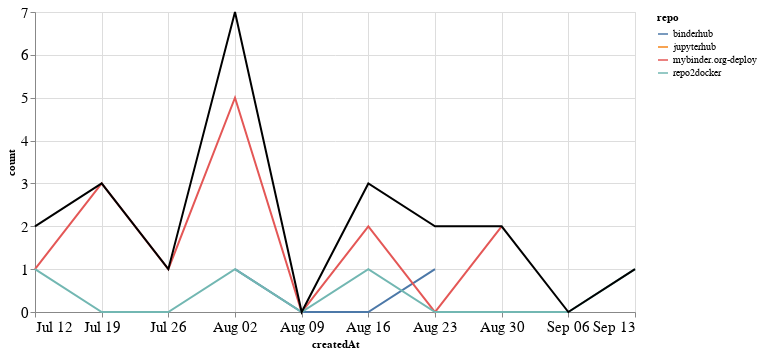

Write notebook code for a chart like this one.
### Markdown cell above
## PRs

### Code cell
prs_time = prs.groupby('repo').resample('W', on='createdAt').count()['author'].reset_index()
prs_time = prs_time.rename(columns={'author': 'count'})
prs_time_total = prs_time.groupby('createdAt').agg({"count": "sum"}).reset_index()

ch1 = alt.Chart(prs_time, width=600).mark_line().encode(
    x='createdAt',
    y='count',
    color='repo',
    tooltip="repo"
)

ch2 = alt.Chart(prs_time_total, width=600).mark_line(color="black").encode(
    x='createdAt',
    y='count',
)

ch1 + ch2

### Figure 1 — Vega-Lite specification as saved in the notebook (floating-point values rounded to 4 significant figures)
{"config": {"axisLeft": {"labelFontSize": 15}, "axisBottom": {"labelFontSize": 15}}, "layer": [{"data": {"name": "data-d65e36fa57ed0f1f9ede7fabc4aa0b72"}, "mark": "line", "encoding": {"color": {"type": "nominal", "field": "repo"}, "tooltip": {"type": "nominal", "field": "repo"}, "x": {"type": "temporal", "field": "createdAt"}, "y": {"type": "quantitative", "field": "count"}}, "width": 600}, {"data": {"name": "data-2b7f51b1820e8e787895eb43d0b0eee0"}, "mark": {"type": "line", "color": "black"}, "encoding": {"x": {"type": "temporal", "field": "createdAt"}, "y": {"type": "quantitative", "field": "count"}}, "width": 600}], "$schema": "https://vega.github.io/schema/vega-lite/v4.8.1.json", "datasets": {"data-d65e36fa57ed0f1f9ede7fabc4aa0b72": [{"repo": "binderhub", "createdAt": "2020-08-02T00:00:00", "count": 1}, {"repo": "binderhub", "createdAt": "2020-08-09T00:00:00", "count": 0}, {"repo": "binderhub", "createdAt": "2020-08-16T00:00:00", "count": 0}, {"repo": "binderhub", "createdAt": "2020-08-23T00:00:00", "count": 1}, {"repo": "jupyterhub", "createdAt": "2020-08-23T00:00:00", "count": 1}, {"repo": "mybinder.org-deploy", "createdAt": "2020-07-12T00:00:00", "count": 1}, {"repo": "mybinder.org-deploy", "createdAt": "2020-07-19T00:00:00", "count": 3}, {"repo": "mybinder.org-deploy", "createdAt": "2020-07-26T00:00:00", "count": 1}, {"repo": "mybinder.org-deploy", "createdAt": "2020-08-02T00:00:00", "count": 5}, {"repo": "mybinder.org-deploy", "createdAt": "2020-08-09T00:00:00", "count": 0}, {"repo": "mybinder.org-deploy", "createdAt": "2020-08-16T00:00:00", "count": 2}, {"repo": "mybinder.org-deploy", "createdAt": "2020-08-23T00:00:00", "count": 0}, {"repo": "mybinder.org-deploy", "createdAt": "2020-08-30T00:00:00", "count": 2}, {"repo": "repo2docker", "createdAt": "2020-07-12T00:00:00", "count": 1}, {"repo": "repo2docker", "createdAt": "2020-07-19T00:00:00", "count": 0}, {"repo": "repo2docker", "createdAt": "2020-07-26T00:00:00", "count": 0}, {"repo": "repo2docker", "createdAt": "2020-08-02T00:00:00", "count": 1}, {"repo": "repo2docker", "createdAt": "2020-08-09T00:00:00", "count": 0}, {"repo": "repo2docker", "createdAt": "2020-08-16T00:00:00", "count": 1}, {"repo": "repo2docker", "createdAt": "2020-08-23T00:00:00", "count": 0}, {"repo": "repo2docker", "createdAt": "2020-08-30T00:00:00", "count": 0}, {"repo": "repo2docker", "createdAt": "2020-09-06T00:00:00", "count": 0}, {"repo": "repo2docker", "createdAt": "2020-09-13T00:00:00", "count": 1}], "data-2b7f51b1820e8e787895eb43d0b0eee0": [{"createdAt": "2020-07-12T00:00:00", "count": 2}, {"createdAt": "2020-07-19T00:00:00", "count": 3}, {"createdAt": "2020-07-26T00:00:00", "count": 1}, {"createdAt": "2020-08-02T00:00:00", "count": 7}, {"createdAt": "2020-08-09T00:00:00", "count": 0}, {"createdAt": "2020-08-16T00:00:00", "count": 3}, {"createdAt": "2020-08-23T00:00:00", "count": 2}, {"createdAt": "2020-08-30T00:00:00", "count": 2}, {"createdAt": "2020-09-06T00:00:00", "count": 0}, {"createdAt": "2020-09-13T00:00:00", "count": 1}]}}
